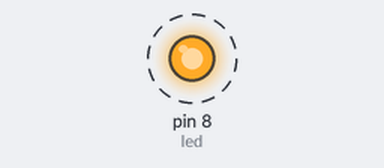
Bench run of a sketch on a simulated Arduino Uno, built with avr-gcc and run on an emulated ATmega328P. Parts: output pins drawn as LEDs (lit = HIGH). Dashed ring = blinking.

Above: at 0.1 s.
Timing chart, 0 to 3.0 s (numbered marks = the images above):
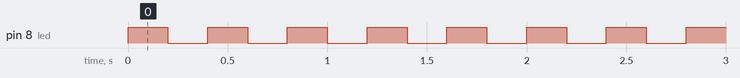

The sketch:

test.ino
```cpp
#include <Adafruit_Fingerprint.h>

int led = 8;
void setup() {
  // put your setup code here, to run once:
  pinMode(led, OUTPUT);
}

void loop() {
  // put your main code here, to run repeatedly:
  digitalWrite(led, HIGH);
  delay(200);
  digitalWrite(led, LOW);
  delay(200);
}
```

Measured:
- by itself, pin 8 (led): alternates HIGH for 0.20 s and LOW for 0.20 s
